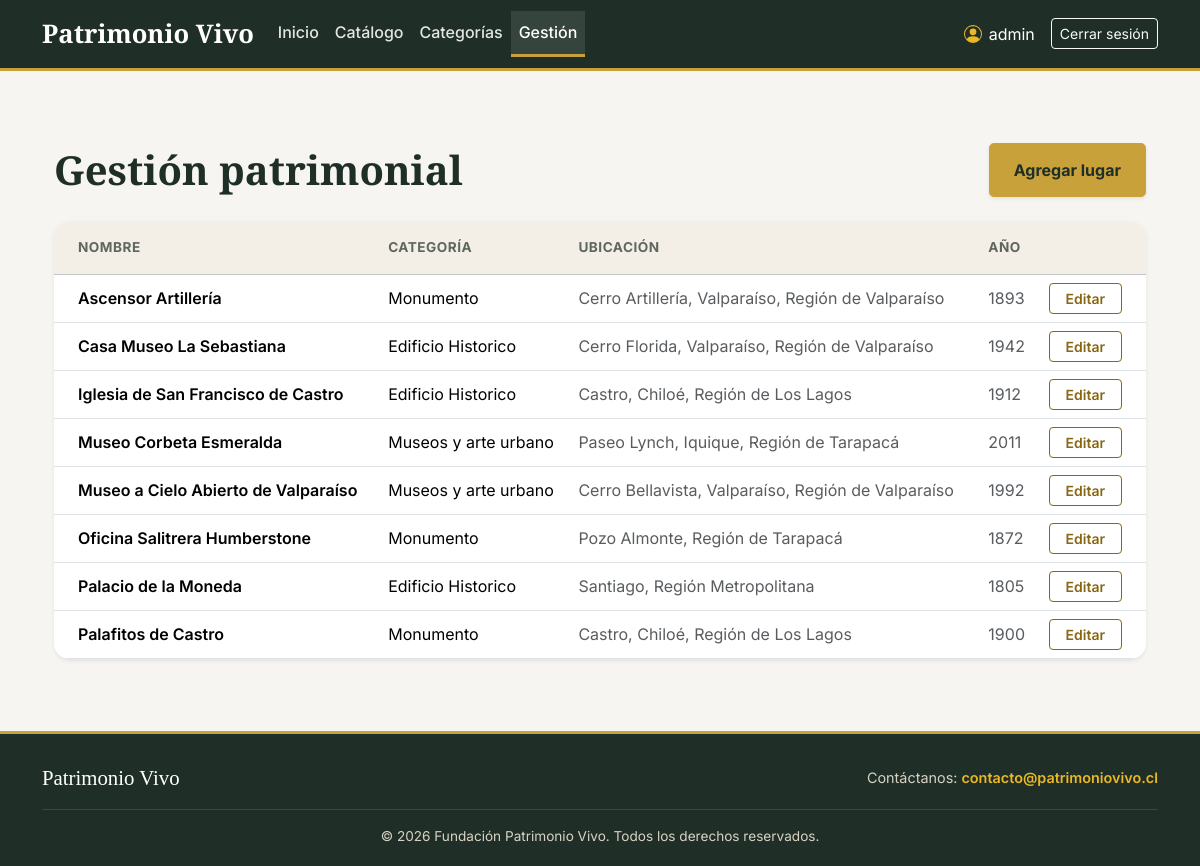
The app's page /gestion/ (signed in) with its own data.
### core/models.py (models this page shows, shortened)
class LugarPatrimonial(models.Model):
    id = models.BigAutoField(primary_key=True)
    nombre = models.CharField(max_length=150)
    descripcion = models.TextField()
    ubicacion = models.CharField(max_length=200)
    anio_construccion = models.PositiveIntegerField()
    imagen = models.URLField(blank=True)
    categoria = models.ForeignKey(
        Categoria, on_delete=models.PROTECT, related_name='lugares'
    )

class Categoria(models.Model):
    id = models.BigAutoField(primary_key=True)
    nombre = models.CharField(max_length=100)
    descripcion = models.TextField(blank=True)

### core/views.py (the view)
# urls.py: path('gestion/', views.gestion, name='gestion'),
@login_required
def gestion(request):
    lugares = LugarPatrimonial.objects.select_related('categoria').order_by('nombre')
    return render(request, 'core/gestion.html', {'lugares': lugares})

### core/templates/core/gestion.html (shortened to what this page needs)
{% extends 'core/base.html' %}
{% block content %}
<div class="container my-5">
    <div class="d-flex justify-content-between align-items-center mb-4 flex-wrap gap-3">
        <h1 class="mb-0 fw-bold">Gestión patrimonial</h1>
        {% if perms.core.add_lugarpatrimonial %}
            <a href="{% url 'lugar_crear' %}" class="btn btn-orange px-4 shadow-sm">Agregar lugar</a>
        {% endif %}
    </div>
    <div class="card border-0 shadow-sm rounded-4 overflow-hidden">
        <div class="table-responsive m-0">
            <table class="table table-hover align-middle mb-0">
                <thead class="table-light text-uppercase text-secondary">
                    <tr>
                        <th class="py-3 ps-4">Nombre</th>
                        <th class="py-3">Categoría</th>
                        <th class="py-3">Ubicación</th>
                        <th class="py-3">Año</th>
                        <th class="py-3 text-end pe-4"></th>
                    </tr>
                </thead>
                <tbody>
                    {% for lugar in lugares %}
                        <tr>
                            <td class="ps-4 fw-semibold ">{{ lugar.nombre }}</td>
                            <td>{{ lugar.categoria.nombre }}</td>
                            <td class="text-muted">{{ lugar.ubicacion }}</td>
                            <td class="text-muted">{{ lugar.anio_construccion }}</td>
                            <td class="text-end pe-4">
                                {% if perms.core.change_lugarpatrimonial %}
                                    <a href="{% url 'lugar_editar' lugar.pk %}" class="btn btn-outline-orange btn-sm px-3">Editar</a>
                                {% endif %}
                            </td>
                        </tr>
                    {% empty %}
                        <tr><td colspan="5" class="text-center py-4 text-muted">Aún no hay lugares registrados.</td></tr>
                    {% endfor %}
                </tbody>
            </table>
        </div>
    </div>
</div>
{% endblock %}

### core/templates/core/base.html (shortened to what this page needs)
{% load static %}
<!DOCTYPE html>
<html lang="es" data-bs-theme="light">
<head>
    <link rel="stylesheet" href="{% static 'core/css/bootstrap.min.css' %}">
    <link rel="stylesheet" href="{% static 'core/css/estilos.css' %}">
</head>
<body class="d-flex flex-column min-vh-100">
    <nav class="navbar navbar-expand-lg navbar-patrimonio" data-bs-theme="dark">
        <div class="container">
            <a class="navbar-brand" href="{% url 'inicio' %}">
                Patrimonio Vivo
            </a>
            <div class="collapse navbar-collapse" id="menu">
                <ul class="navbar-nav me-auto">
                    <li class="nav-item">
                        <a class="nav-link {% if request.resolver_match.url_name == 'inicio' %}active{% endif %}" href="{% url 'inicio' %}">Inicio</a>
                    </li>
                    <li class="nav-item">
                        <a class="nav-link {% if request.resolver_match.url_name == 'catalogo' or request.resolver_match.url_name == 'detalle' %}active{% endif %}" href="{% url 'catalogo' %}">Catálogo</a>
                    </li>
                    <li class="nav-item">
                        <a class="nav-link {% if request.resolver_match.url_name == 'categorias' %}active{% endif %}" href="{% url 'categorias' %}">Categorías</a>
                    </li>
                    {% if user.is_authenticated %}
                        <li class="nav-item">
                            <a class="nav-link {% if request.resolver_match.url_name == 'gestion' or request.resolver_match.url_name == 'lugar_crear' or request.resolver_match.url_name == 'lugar_editar' %}active{% endif %}" href="{% url 'gestion' %}">Gestión</a>
                        </li>
                    {% endif %}
                </ul>
                {% if user.is_authenticated %}
                    <span class="navbar-text me-3">
                        {{ user.username }}
                    </span>
                    <form method="post" action="{% url 'logout' %}" class="d-flex">
                        <button type="submit" class="btn btn-outline-light btn-sm">Cerrar sesión</button>
                    </form>
                {% else %}
                    <a class="btn btn-outline-light btn-sm" href="{% url 'login' %}">Iniciar sesión</a>
                {% endif %}
            </div>
        </div>
    </nav>
    <main class="container py-4 flex-grow-1">
        {% block content %}{% endblock %}
    </main>
   <footer class="pie mt-auto">
        <div class="container">
            <div class="pie-fila">
                <span class="pie-titulo">Patrimonio Vivo</span>
                <span class="pie-contacto">
                    Contáctanos: <a href="mailto:contacto@patrimoniovivo.cl">contacto@patrimoniovivo.cl</a>
                </span>
            </div>
            <p class="pie-copy">&copy; {% now "Y" %} Fundación Patrimonio Vivo. Todos los derechos reservados.</p>
        </div>
    </footer>
</body>
</html>

### core/static/core/css/estilos.css (style rules this page uses)
:root { --verde-oscuro: #1f2f28; --verde: #34453d; --verde-claro: #45584f; --oro: #c9a13b; --oro-vivo: #e9b824; --oro-texto: #8a6512; --oro-suave: #f5ecd3; --crema: #f7f5f1; --blanco: #ffffff; --borde: #e3ddd0; --texto: #1f2a25; --apagado: #5f665f; --sombra: 0 4px 8px -2px rgba(31, 47, 40, 0.08); --sombra-hover: 0 14px 24px -6px rgba(31, 47, 40, 0.18); --transicion: all 0.25s ease; --fuente-titulo: 'Playfair Display', Georgia, 'Times New Roman', serif; }
body { background: var(--crema); color: var(--texto); font-family: 'Inter', system-ui, -apple-system, 'Segoe UI', Arial, sans-serif; }
h1, h2, h3 { font-family: var(--fuente-titulo); color: var(--verde-oscuro); }
.navbar-patrimonio { background: var(--verde-oscuro); border-bottom: 3px solid var(--oro); padding: 0.6rem 0; }
.navbar-patrimonio .navbar-brand { display: flex; align-items: center; gap: 0.6rem; font-family: var(--fuente-titulo); font-weight: 700; font-size: 1.6rem; color: #ffffff; }
.navbar-patrimonio .nav-link { color: rgba(255, 255, 255, 0.88); font-weight: 500; padding: 0.6rem 1.1rem; border-bottom: 3px solid transparent; transition: var(--transicion); }
.navbar-patrimonio .nav-link.active { color: #ffffff; background: rgba(255, 255, 255, 0.1); border-bottom-color: var(--oro); }
.navbar-patrimonio .navbar-text { color: #ffffff; display: flex; align-items: center; gap: 0.4rem; }
.navbar-patrimonio .navbar-text svg { color: var(--oro-vivo); }
.btn-oro, .btn-orange { display: inline-flex; align-items: center; gap: 0.5rem; background: var(--oro); border: 1px solid var(--oro); color: var(--verde-oscuro); font-weight: 700; padding: 0.9rem 1.8rem; border-radius: 0.3rem; text-decoration: none; transition: var(--transicion); }
.btn-outline-orange { color: var(--oro-texto); border: 1px solid var(--oro-texto); font-weight: 600; transition: var(--transicion); }
.card { border: none; box-shadow: var(--sombra); }
.table th { font-size: 0.85rem; letter-spacing: 0.5px; background-color: #f3efe6 !important; color: var(--apagado); }
.table td { vertical-align: middle; }
.pie { background: var(--verde-oscuro); border-top: 3px solid var(--oro); color: #d8d2c4; font-size: 0.9rem; padding: 1.75rem 0 1.25rem; }
.pie-fila { display: flex; align-items: center; justify-content: space-between; flex-wrap: wrap; gap: 0.75rem; padding-bottom: 1rem; border-bottom: 1px solid rgba(255, 255, 255, 0.12); }
.pie-titulo { font-family: var(--fuente-titulo); font-size: 1.3rem; color: #ffffff; }
.pie-contacto a { color: var(--oro-vivo); text-decoration: none; font-weight: 600; transition: var(--transicion); }
.pie-copy { margin: 1rem 0 0; text-align: center; font-size: 0.85rem; }

### records on screen
LugarPatrimonial: nombre "Ascensor Artillería", categoria.nombre "Monumento", ubicacion "Cerro Artillería, Valparaíso, Región de Valparaíso", anio_construccion "1893"
LugarPatrimonial: nombre "Casa Museo La Sebastiana", categoria.nombre "Edificio Historico", ubicacion "Cerro Florida, Valparaíso, Región de Valparaíso", anio_construccion "1942"
LugarPatrimonial: nombre "Iglesia de San Francisco de Castro", categoria.nombre "Edificio Historico", ubicacion "Castro, Chiloé, Región de Los Lagos", anio_construccion "1912"
LugarPatrimonial: nombre "Museo Corbeta Esmeralda", categoria.nombre "Museos y arte urbano", ubicacion "Paseo Lynch, Iquique, Región de Tarapacá", anio_construccion "2011"
LugarPatrimonial: nombre "Museo a Cielo Abierto de Valparaíso", categoria.nombre "Museos y arte urbano", ubicacion "Cerro Bellavista, Valparaíso, Región de Valparaíso", anio_construccion "1992"
LugarPatrimonial: nombre "Oficina Salitrera Humberstone", categoria.nombre "Monumento", ubicacion "Pozo Almonte, Región de Tarapacá", anio_construccion "1872"
LugarPatrimonial: nombre "Palacio de la Moneda", categoria.nombre "Edificio Historico", ubicacion "Santiago, Región Metropolitana", anio_construccion "1805"
LugarPatrimonial: nombre "Palafitos de Castro", categoria.nombre "Monumento", ubicacion "Castro, Chiloé, Región de Los Lagos", anio_construccion "1900"

### other values on screen
{{ user.username }} "admin"
